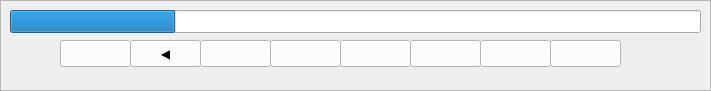
  <widget class="QFrame" name="frame_7">
   <property name="geometry">
    <rect>
     <x>10</x>
     <y>860</y>
     <width>711</width>
     <height>91</height>
    </rect>
   </property>
   <property name="frameShape">
    <enum>QFrame::StyledPanel</enum>
   </property>
   <property name="frameShadow">
    <enum>QFrame::Plain</enum>
   </property>
   <property name="lineWidth">
    <number>200</number>
   </property>
   <property name="midLineWidth">
    <number>200</number>
   </property>
   <widget class="QProgressBar" name="progressBar">
    <property name="geometry">
     <rect>
      <x>10</x>
      <y>10</y>
      <width>691</width>
      <height>23</height>
     </rect>
    </property>
    <property name="value">
     <number>24</number>
    </property>
    <property name="textVisible">
     <bool>false</bool>
    </property>
   </widget>
   <widget class="QPushButton" name="btn_empty_2">
    <property name="geometry">
     <rect>
      <x>60</x>
      <y>40</y>
      <width>71</width>
      <height>27</height>
     </rect>
    </property>
    <property name="cursor">
     <cursorShape>PointingHandCursor</cursorShape>
    </property>
    <property name="styleSheet">
     <string notr="true">background-color: rgb(255,255,255)</string>
    </property>
    <property name="text">
     <string/>
    </property>
   </widget>
   <widget class="QPushButton" name="btn_empty_3">
    <property name="geometry">
     <rect>
      <x>130</x>
      <y>40</y>
      <width>71</width>
      <height>27</height>
     </rect>
    </property>
    <property name="cursor">
     <cursorShape>PointingHandCursor</cursorShape>
    </property>
    <property name="styleSheet">
     <string notr="true">background-color: rgb(255,255,255);
font: 20pt &quot;MS Shell Dlg 2&quot;;</string>
    </property>
    <property name="text">
     <string>◀</string>
    </property>
   </widget>
   <widget class="QPushButton" name="btn_empty_4">
    <property name="geometry">
     <rect>
      <x>200</x>
      <y>40</y>
      <width>71</width>
      <height>27</height>
     </rect>
    </property>
    <property name="cursor">
     <cursorShape>PointingHandCursor</cursorShape>
    </property>
    <property name="styleSheet">
     <string notr="true">background-color: rgb(255,255,255)</string>
    </property>
    <property name="text">
     <string/>
    </property>
   </widget>
   <widget class="QPushButton" name="btn_empty_5">
    <property name="geometry">
     <rect>
      <x>270</x>
      <y>40</y>
      <width>71</width>
      <height>27</height>
     </rect>
    </property>
    <property name="cursor">
     <cursorShape>PointingHandCursor</cursorShape>
    </property>
    <property name="styleSheet">
     <string notr="true">background-color: rgb(255,255,255)</string>
    </property>
    <property name="text">
     <string/>
    </property>
   </widget>
   <widget class="QPushButton" name="btn_empty_6">
    <property name="geometry">
     <rect>
      <x>340</x>
      <y>40</y>
      <width>71</width>
      <height>27</height>
     </rect>
    </property>
    <property name="cursor">
     <cursorShape>PointingHandCursor</cursorShape>
    </property>
    <property name="styleSheet">
     <string notr="true">background-color: rgb(255,255,255)</string>
    </property>
    <property name="text">
     <string/>
    </property>
   </widget>
   <widget class="QPushButton" name="btn_empty_7">
    <property name="geometry">
     <rect>
      <x>410</x>
      <y>40</y>
      <width>71</width>
      <height>27</height>
     </rect>
    </property>
    <property name="cursor">
     <cursorShape>PointingHandCursor</cursorShape>
    </property>
    <property name="styleSheet">
     <string notr="true">background-color: rgb(255,255,255)</string>
    </property>
    <property name="text">
     <string/>
    </property>
   </widget>
   <widget class="QPushButton" name="btn_empty_8">
    <property name="geometry">
     <rect>
      <x>480</x>
      <y>40</y>
      <width>71</width>
      <height>27</height>
     </rect>
    </property>
    <property name="cursor">
     <cursorShape>PointingHandCursor</cursorShape>
    </property>
    <property name="styleSheet">
     <string notr="true">background-color: rgb(255,255,255)</string>
    </property>
    <property name="text">
     <string/>
    </property>
   </widget>
   <widget class="QPushButton" name="btn_empty_9">
    <property name="geometry">
     <rect>
      <x>550</x>
      <y>40</y>
      <width>71</width>
      <height>27</height>
     </rect>
    </property>
    <property name="cursor">
     <cursorShape>PointingHandCursor</cursorShape>
    </property>
    <property name="styleSheet">
     <string notr="true">background-color: rgb(255,255,255)</string>
    </property>
    <property name="text">
     <string/>
    </property>
   </widget>
  </widget>
